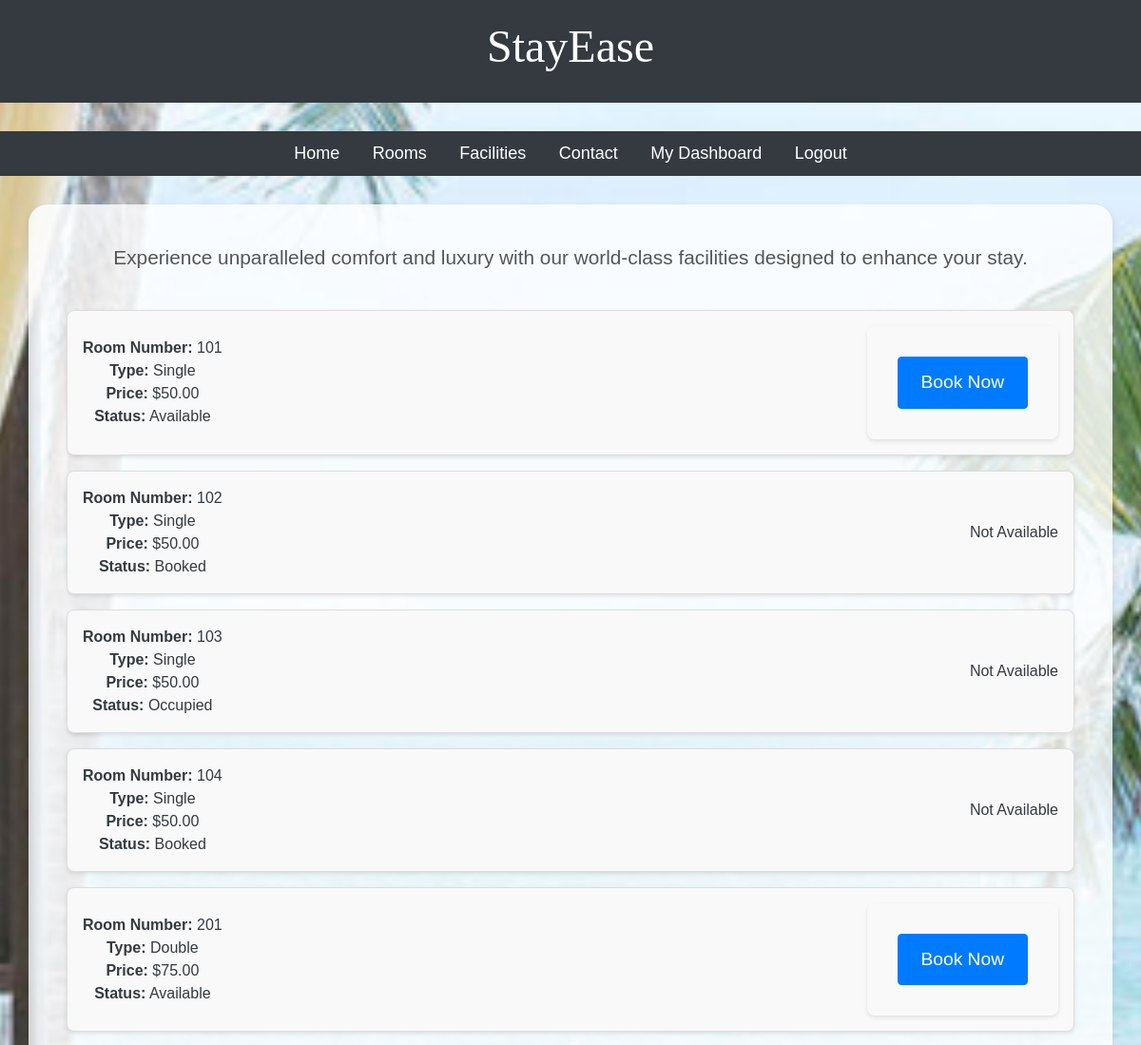
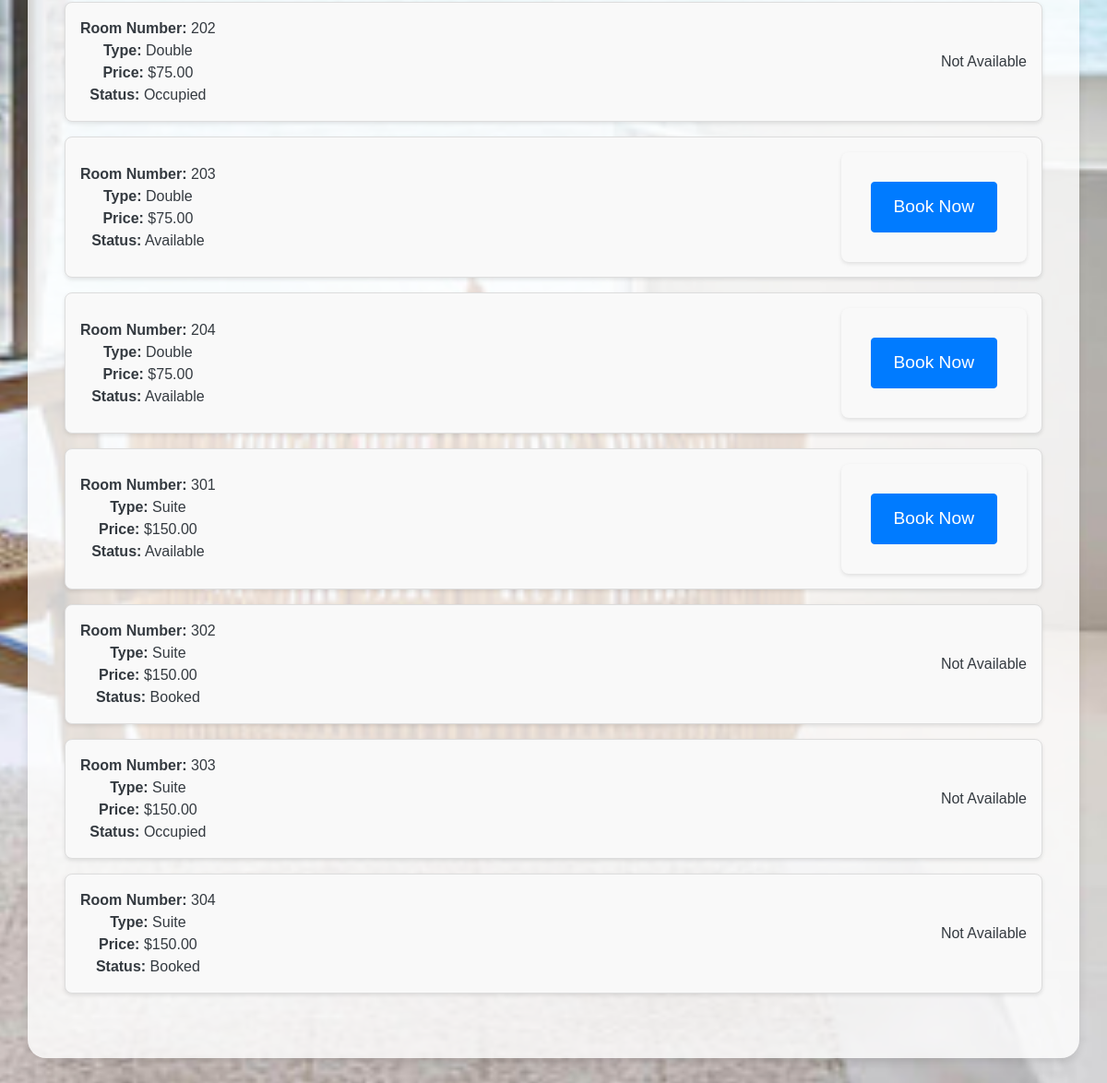
Screenshot of /rooms.php (signed in) with the database file from the repository (2 pictures, top to bottom).
### tables this page shows
CREATE TABLE `rooms` (
  `id` int(11) NOT NULL,
  `room_number` varchar(10) NOT NULL,
  `room_type` varchar(50) NOT NULL,
  `price` decimal(10,2) NOT NULL,
  `status` varchar(20) NOT NULL,
  `user_id` int(11) DEFAULT NULL
);

### rooms.php (the view, shortened to what this page needs)
<?php
include 'config.php';
$result = $conn->query("SELECT * FROM rooms");
?>
<!DOCTYPE html>
<html lang="en">
<head>
    <link rel="stylesheet" href="styles.css">
    <link href="https://maxcdn.bootstrapcdn.com/bootstrap/4.5.2/css/bootstrap.min.css" rel="stylesheet">
</head>
<body>
    <header>
        <h1 class="logo">StayEase</h1>
    </header>
    <nav>
        <a href="index.php">Home</a>
        <a href="rooms.php">Rooms</a>
        <a href="facilities.php">Facilities</a>
        <a href="contact.php">Contact</a>
        <?php if (isset($_SESSION['user_id'])): ?>
            <a href="dashboard.php">My Dashboard</a>
            <a href="logout.php">Logout</a>
        <?php else: ?>
            <a href="login.php">Login</a>
            <a href="register.php">Register</a>
        <?php endif; ?>
    </nav>
    <div class="container">
        <div class="content-box">
            <p class="experience">Experience unparalleled comfort and luxury with our world-class facilities designed to enhance your stay.</p><br>
            <ul>
                <?php while ($row = $result->fetch_assoc()): ?>
                    <li>
                        <div>
                            <strong>Room Number:</strong> <?= htmlspecialchars($row['room_number']) ?><br>
                            <strong>Type:</strong> <?= htmlspecialchars($row['room_type']) ?><br>
                            <strong>Price:</strong> $<?= htmlspecialchars($row['price']) ?><br>
                            <strong>Status:</strong> <?= htmlspecialchars($row['status']) ?>
                        </div>
                        <div>
                            <?php if ($row['status'] == 'Available'): ?>
                                <?php if (isset($_SESSION['user_id'])): ?>
                                    <form action="book_room.php" method="post">
                                        <button type="submit" class="btn btn-primary">Book Now</button>
                                    </form>
                                <?php else: ?>
                                    <p><a href="login.php" class="btn btn-primary">Login to book</a></p>
                                <?php endif; ?>
                            <?php else: ?>
                                <span>Not Available</span>
                            <?php endif; ?>
                        </div>
                    </li>
                <?php endwhile; ?>
            </ul>
        </div>
    </div>
</body>
</html>

### styles.css (style rules this page uses)
* { margin: 0; padding: 0; box-sizing: border-box; }
body { font-family: 'Arial', sans-serif; background-color: #f4f4f4; color: #333; line-height: 1.6; }
nav { background-color: #343a40; color: #ffffff; padding: 10px 0; text-align: center; margin-bottom: 30px; }
nav a { color: #ffffff; text-decoration: none; margin: 0 15px; font-size: 18px; }
.container { max-width: 1200px; margin: 1rem auto; padding: 1rem; background: #fff; border-radius: 8px; box-shadow: 0 2px 4px rgba(0, 0, 0, 0.1); }
h1, h2 { margin-bottom: 1rem; color: white; text-align: center; font-family: 'Georgia', serif; }
form { display: flex; flex-direction: column; gap: 1rem; max-width: 400px; margin: 0 auto; padding: 2rem; background: #f9f9f9; border-radius: 8px; box-shadow: 0 2px 4px rgba(0, 0, 0, 0.1); }
input, button { padding: 0.75rem; border: 1px solid #ddd; border-radius: 5px; font-size: 1rem; }
button { background-color: #2c3e50; color: #fff; border: none; cursor: pointer; transition: background 0.3s ease; }
ul { list-style: none; padding: 0; }
ul li { background: #f9f9f9; margin-bottom: 1rem; padding: 1rem; border-radius: 8px; border: 1px solid #ddd; display: flex; justify-content: space-between; align-items: center; box-shadow: 0 2px 4px rgba(0, 0, 0, 0.1); }
ul li form { margin: 0; }
ul li button { padding: 0.5rem 1rem; }
a { color: #3498db; text-decoration: none; }

### rooms.php (style rules this page uses)
body { font-family: Arial, sans-serif; margin: 0; padding: 0; color: #343a40; background-image: url('hotel_booking.jpg'); background-size: cover; background-position: center; background-attachment: fixed; background-repeat: no-repeat; }
header { background-color: #343a40; color: #ffffff; padding: 20px 0; text-align: center; margin-bottom: 30px; }
h1 { font-size: 3em; margin: 0; }
nav { background-color: #343a40; color: #ffffff; padding: 10px 0; text-align: center; margin-bottom: 30px; }
nav a { color: #ffffff; text-decoration: none; margin: 0 15px; font-size: 18px; transition: all 0.3s ease; }
.container { text-align: center; margin-bottom: 50px; background-color: rgba(255, 255, 255, 0.8); border-radius: 20px; padding: 40px; box-shadow: 0px 4px 10px rgba(0, 0, 0, 0.1); }
.content-box { margin-bottom: 30px; }
ul { list-style-type: none; padding: 0; margin-bottom: 30px; }
li { margin-bottom: 20px; background-color: #f2f2f2; padding: 20px; border-radius: 10px; box-shadow: 0px 4px 10px rgba(0, 0, 0, 0.1); transition: all 0.3s ease; }
.btn-primary { background-color: #007bff; border-color: #007bff; color: #ffffff; transition: all 0.3s ease; font-size: 1.2em; padding: 12px 24px; }
p { font-size: 1.1em; color: #555555; }
.logo { font-family: 'Pacifico', cursive; font-size: 3em; color: white; margin-bottom: 10px; animation: 2s infinite alternate; }
.experience { font-size: 1.3em; color: #555555; animation: pulse 2s infinite alternate; }

### rows the page displays
rooms: room_number "101", room_type "Single", price "50.00", status "Available"
rooms: room_number "102", room_type "Single", price "50.00", status "Booked", shows "Not Available"
rooms: room_number "103", room_type "Single", price "50.00", status "Occupied", shows "Not Available"
rooms: room_number "104", room_type "Single", price "50.00", status "Booked", shows "Not Available"
rooms: room_number "201", room_type "Double", price "75.00", status "Available"
rooms: room_number "202", room_type "Double", price "75.00", status "Occupied", shows "Not Available"
rooms: room_number "203", room_type "Double", price "75.00", status "Available"
rooms: room_number "204", room_type "Double", price "75.00", status "Available"
rooms: room_number "301", room_type "Suite", price "150.00", status "Available"
rooms: room_number "302", room_type "Suite", price "150.00", status "Booked", shows "Not Available"
rooms: room_number "303", room_type "Suite", price "150.00", status "Occupied", shows "Not Available"
rooms: room_number "304", room_type "Suite", price "150.00", status "Booked", shows "Not Available"
